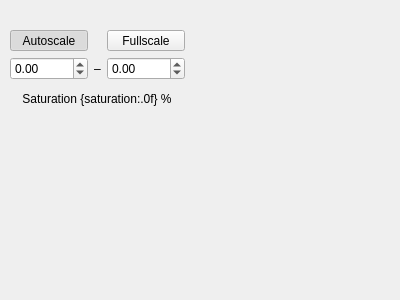
<?xml version="1.0" encoding="UTF-8"?>
<ui version="4.0">
 <class>Form</class>
 <widget class="QWidget" name="Form">
  <property name="geometry">
   <rect>
    <x>0</x>
    <y>0</y>
    <width>400</width>
    <height>300</height>
   </rect>
  </property>
  <property name="windowTitle">
   <string>Form</string>
  </property>
  <widget class="QWidget" name="gridLayoutWidget">
   <property name="geometry">
    <rect>
     <x>10</x>
     <y>30</y>
     <width>175</width>
     <height>83</height>
    </rect>
   </property>
   <layout class="QGridLayout" name="scale_layout" columnstretch="1,0,1">
    <item row="2" column="0" colspan="3" alignment="Qt::AlignHCenter|Qt::AlignVCenter">
     <widget class="KLabel" name="saturation_label">
      <property name="text">
       <string>Saturation {saturation:.0f} %</string>
      </property>
      <property name="alignment">
       <set>Qt::AlignCenter</set>
      </property>
     </widget>
    </item>
    <item row="1" column="0">
     <widget class="KScaledDoubleSpinbox" name="min_spinbox">
      <property name="keyboardTracking">
       <bool>false</bool>
      </property>
      <property name="decimals">
       <number>2</number>
      </property>
      <property name="minimum">
       <double>-99.000000000000000</double>
      </property>
      <property name="maximum">
       <double>99.000000000000000</double>
      </property>
      <property name="singleStep">
       <double>0.100000000000000</double>
      </property>
     </widget>
    </item>
    <item row="1" column="2" alignment="Qt::AlignVCenter">
     <widget class="KScaledDoubleSpinbox" name="max_spinbox">
      <property name="keyboardTracking">
       <bool>false</bool>
      </property>
      <property name="decimals">
       <number>2</number>
      </property>
      <property name="minimum">
       <double>-99.000000000000000</double>
      </property>
      <property name="maximum">
       <double>99.000000000000000</double>
      </property>
      <property name="singleStep">
       <double>0.100000000000000</double>
      </property>
     </widget>
    </item>
    <item row="1" column="1">
     <widget class="QLabel" name="minmax_label">
      <property name="text">
       <string>–</string>
      </property>
     </widget>
    </item>
    <item row="0" column="2">
     <widget class="QToolButton" name="fullscale_button">
      <property name="sizePolicy">
       <sizepolicy hsizetype="Minimum" vsizetype="Fixed">
        <horstretch>0</horstretch>
        <verstretch>0</verstretch>
       </sizepolicy>
      </property>
      <property name="text">
       <string>Fullscale</string>
      </property>
      <property name="checkable">
       <bool>true</bool>
      </property>
     </widget>
    </item>
    <item row="0" column="0">
     <widget class="QToolButton" name="autoscale_button">
      <property name="sizePolicy">
       <sizepolicy hsizetype="Minimum" vsizetype="Fixed">
        <horstretch>0</horstretch>
        <verstretch>0</verstretch>
       </sizepolicy>
      </property>
      <property name="text">
       <string>Autoscale</string>
      </property>
      <property name="checkable">
       <bool>true</bool>
      </property>
      <property name="checked">
       <bool>true</bool>
      </property>
     </widget>
    </item>
   </layout>
  </widget>
 </widget>
 <customwidgets>
  <customwidget>
   <class>KLabel</class>
   <extends>QLabel</extends>
   <header>kalao</header>
  </customwidget>
  <customwidget>
   <class>KScaledDoubleSpinbox</class>
   <extends>QDoubleSpinBox</extends>
   <header>kalao</header>
  </customwidget>
 </customwidgets>
 <resources/>
 <connections/>
</ui>
